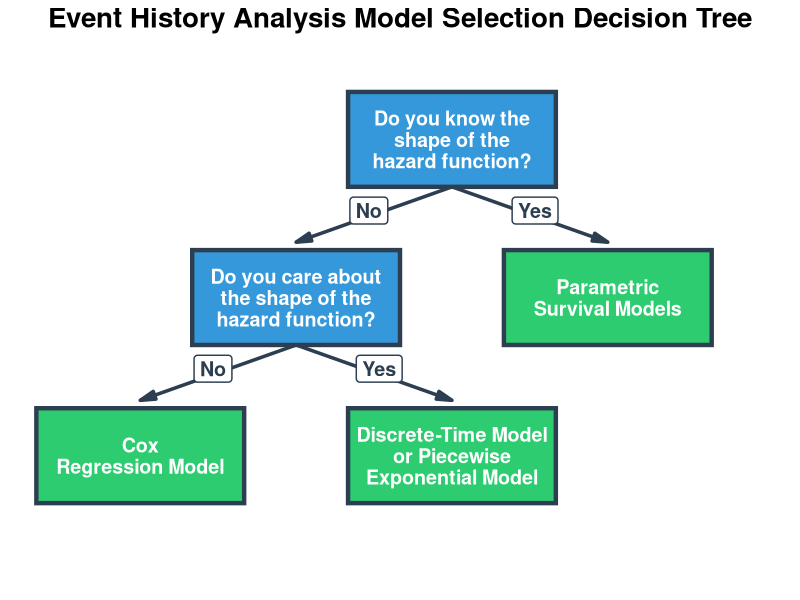
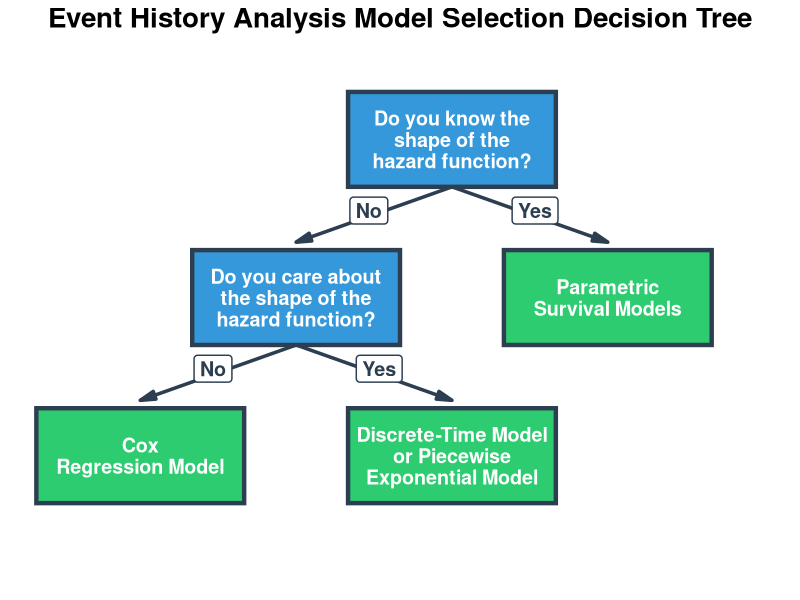

Source code (R) for these figures, in order: (Note: this script raises an error after producing the figures.)
## ---- chunk 1
library(grid)
library(tidyverse)
library(patchwork)

rightadjust = 1

# Define node positions
nodes <- data.frame(
  id = 1:5,
  x = c(3, 4.5, 1.5, 0.0, 3)+rightadjust,
  y = c(6, 4, 4, 2, 2),
  label = c(
    "Do you know the\nshape of the\nhazard function?",
    "Parametric\nSurvival Models",
    "Do you care about\nthe shape of the\nhazard function?",
    "Cox\nRegression Model",
    "Discrete-Time Model\nor Piecewise\nExponential Model"
  ),
  type = c("question", "outcome", "question", "outcome", "outcome")
)


# Define edges
edges <- data.frame(
  from_x = c(3, 3, 1.5, 1.5)+rightadjust,
  from_y = c(5.4, 5.4, 3.4, 3.4),
  to_x = c(4.5, 1.5, 0, 3)+rightadjust,
  to_y = c(4.7, 4.7, 2.7, 2.7),
  label = c("Yes", "No", "No", "Yes"),
  label_x = c(3.8, 2.2, .7, 2.3)+rightadjust,
  label_y = c(5.1, 5.1, 3.1, 3.1)
)

# Create the plot
ggplot() +
  # Draw edges
  geom_segment(data = edges, 
               aes(x = from_x, y = from_y, xend = to_x, yend = to_y),
               arrow = arrow(length = unit(0.4, "cm"), type = "closed", angle = 15),
               linewidth = 1.2, color = "#2c3e50") +
  
  # Add edge labels
  geom_label(data = edges,
             aes(x = label_x, y = label_y, label = label),
             fill = "white", color = "#2c3e50", 
             fontface = "bold", size = 5, label.size = 0.5) +
  
  # Draw nodes
  geom_tile(data = nodes[nodes$type == "question", ],
            aes(x = x, y = y),
            width = 2, height = 1.2, 
            fill = "#3498db", color = "#2c3e50", size = 1.5) +
  
  geom_tile(data = nodes[nodes$type == "outcome", ],
            aes(x = x, y = y),
            width = 2, height = 1.2,
            fill = "#2ecc71", color = "#2c3e50", size = 1.5) +
  
  # Add node text
  geom_text(data = nodes,
            aes(x = x, y = y, label = label),
            color = "white", fontface = "bold", size = 5, lineheight = 0.9) +
  
  # Formatting
  coord_cartesian(xlim = c(0, 7), ylim = c(0.5, 7)) +
  theme_void() +
  theme(plot.margin = margin(0, 0, 0, 0),
        plot.title = element_text(hjust = 0.5, size = 20, face = "bold"),
        panel.background = element_rect(fill="white",color="white"),
        plot.background = element_rect(fill="white",color = "white")) +
  labs(title = "Event History Analysis Model Selection Decision Tree")
## ---- chunk 2
ggsave("REVIEW2/DecisionTreeMethods.png", width = 10, height = 10, dpi = 800, bg = "transparent")

## ---- chunk 3



ntrials = 100000
mean = 350
sd = 60
bin_width = 20

rt_data = tibble(
  rt1 = rnorm(ntrials, mean, sd),
  rt2 = rexGAUS(ntrials,mu = 300, sigma = sd, nu = 100)
) %>%
  mutate(N = 1:n())

summary(rt_data$rt1)
summary(rt_data$rt2)

  
hist1 <- ggplot(rt_data, aes(x=rt1)) +
  geom_histogram(binwidth = bin_width, boundary = bin_width) +
  scale_x_continuous(limits = c(0,1200)) +
  theme_bw()
hist1

hist2 <- ggplot(rt_data, aes(x=rt2)) +
  geom_histogram(binwidth = bin_width, boundary = bin_width) +
  scale_x_continuous(limits = c(0,1200)) +
  theme_bw()
hist2





# extract bin boundaries and counts
dat1 <- layer_data(hist1)
head(dat1)
dim(dat1)
tail(dat1)


dat2 <- layer_data(hist2)
head(dat2)
dim(dat2)
tail(dat2)


# create life table
lt1 <- tibble(
  bin = 1:dim(dat1)[1],
  ncount = dat1$count,
  pmass = ncount/ntrials,
  cumul = cumsum(pmass),
  surv = 1 - cumul,
  haz = pmass/lag(surv, 1),
  endp = bin*bin_width,
  endpo = dat1$xmax
)
dim(lt1)

lt2 <- tibble(
  bin = 1:dim(dat2)[1],
  ncount = dat2$count,
  pmass = ncount/ntrials,
  cumul = cumsum(pmass),
  surv = 1 - cumul,
  haz = pmass/lag(surv, 1),
  endp = bin*bin_width,
  endpo = dat2$xmax
)
dim(lt2)

# check
tail(lt1,15)
head(lt1,15)

# replace Inf with Nan
#lt[sapply(lt, is.infinite)] <- NA

# reduce size
#lt <- lt %>% filter(bin < 37)

# replace NA with 0
lt1 <- lt1 %>% 
  mutate(haz = ifelse(bin == 1, 0, haz)) %>%
  mutate(haz = ifelse(ncount == 0 & cumul > .999999, NA, haz))
lt2 <- lt2 %>% 
  mutate(haz = ifelse(bin == 1, 0, haz)) %>%
  mutate(haz = ifelse(ncount == 0 & cumul > .999999, NA, haz))



# check
tail(lt1,15)
tail(lt1,15)
  
head(lt1)

p1 <- tibble(
  bin = lt1$bin,
  normal = lt1$haz,
  exgaussian = lt2$haz
) %>% 
  pivot_longer(cols = normal:exgaussian,
               values_to  = "hazard"
               ) %>%
  rename(distribution = name) %>%
  ggplot(aes(x=bin,y=hazard,group=distribution,colour=distribution)) +
  geom_line() + geom_point(size = .5) +
  theme_bw() +
  scale_y_continuous(limits = c(0,1), 
                     breaks = c(0,.25,.5,.75,1)) +
  scale_x_continuous(breaks = c(0,seq(2,60,4),60), 
                     limits = c(-0.4,60.1), 
                     labels = c(0,seq(2,60,4)*20,1200),
                     expand = expansion(mult = c(0, 0))) +
  labs(x = "time bin (upper limit in ms)") +
  theme(axis.text.x = element_text(angle=90),
        panel.grid.minor.y = element_blank(),
        panel.grid.minor.x = element_blank())
p1

p2 <- tibble(
  bin = lt1$bin,
  normal = lt1$pmass,
  exgaussian = lt2$pmass
) %>% 
  pivot_longer(cols = normal:exgaussian,
               values_to  = "probability mass"
               ) %>%
    rename(distribution = name) %>%
  ggplot(aes(x=bin,y=`probability mass`,group=distribution,colour=distribution)) +
  geom_line() + geom_point(size = .5) +
  theme_bw() +
  scale_y_continuous(limits = c(0,.2), 
                     breaks = c(0,.1,.2))+
  scale_x_continuous(breaks = seq(1,60,4), limits = c(1,60), labels = seq(1,60,4)*20) +
  labs(x = "time bin (upper limit in ms)") +
  theme(axis.text.x = element_text(angle=90))
p2

p3 <- tibble(
  bin = lt1$bin,
  normal = lt1$surv,
  exgaussian = lt2$surv
) %>% 
  pivot_longer(cols = normal:exgaussian,
               values_to  = "survival probability"
               ) %>%
    rename(distribution = name) %>%
  ggplot(aes(x=bin,y=`survival probability`,group=distribution,colour=distribution)) +
  geom_line() + geom_point(size = .5) +
  theme_bw() +
  scale_y_continuous(limits = c(0,1), 
                     breaks = c(0,.25,.5,.75,1))+
  scale_x_continuous(breaks = seq(1,60,4), limits = c(1,60), labels = seq(1,60,4)*20) +
  labs(x = "time bin (upper limit in ms)") +
  theme(axis.text.x = element_text(angle=90),
        panel.grid.minor.y = element_blank())
p3

p4 <- tibble(
  bin = lt1$bin,
  normal = lt1$cumul,
  exgaussian = lt2$cumul
) %>% 
  pivot_longer(cols = normal:exgaussian,
               values_to  = "cumulative probability"
               ) %>%
    rename(distribution = name) %>%
  ggplot(aes(x=bin,y=`cumulative probability`,group=distribution,colour=distribution)) +
  geom_line() + geom_point(size = .5) +
  theme_bw() +
  scale_y_continuous(limits = c(0,1), 
                     breaks = c(0,.25,.5,.75,1))+
  scale_x_continuous(breaks = seq(1,60,4), limits = c(1,60), labels = seq(1,60,4)*20) +
  labs(x = "time bin (upper limit in ms)") +
  theme(axis.text.x = element_text(angle=90),
        panel.grid.minor.y = element_blank())
p4
# plot functions
# p1 <- ggplot(lt, aes(x=rt,y=cumul)) +
#                geom_line() + geom_point() + theme_bw()+
#                scale_y_continuous(limits = c(-0.1,1.1), 
#                                   breaks = c(0,.25,.5,.75,1))
#              
# p2 <- ggplot(lt, aes(x=rt,y=pmass)) +
#                geom_line() + geom_point() + theme_bw()+
#                scale_y_continuous(limits = c(-0.1,.5), 
#                                   breaks = c(0,.25,.5))
# 
# p3 <- ggplot(lt, aes(x=rt,y=surv)) +
#                geom_line() + geom_point() + theme_bw()+
#                scale_y_continuous(limits = c(-0.1,1.1), 
#                                   breaks = c(0,.25,.5,.75,1))
# 
# p4 <- ggplot(lt, aes(x=rt,y=haz)) +
#                geom_line() + geom_point() + theme_bw() +
#                scale_y_continuous(limits = c(-0.1,1.1), 
#                                   breaks = c(0,.25,.5,.75,1))

             
p4_theme <- p4 + theme(legend.position = "none")
p2_theme <- p2 + theme(legend.position = "none")
p3_theme <- p3 + theme(legend.position = "none")

  (p2_theme / p4_theme / p3_theme / p1) +
#    plot_annotation(title = title) +
    plot_layout(guides = "collect",
                axes = "collect_x") & 
    theme(legend.position = "bottom")



## ---- chunk 4
ggsave("REVIEW2/Plot_distributions.png", width = 10, height = 10, dpi = 800)
